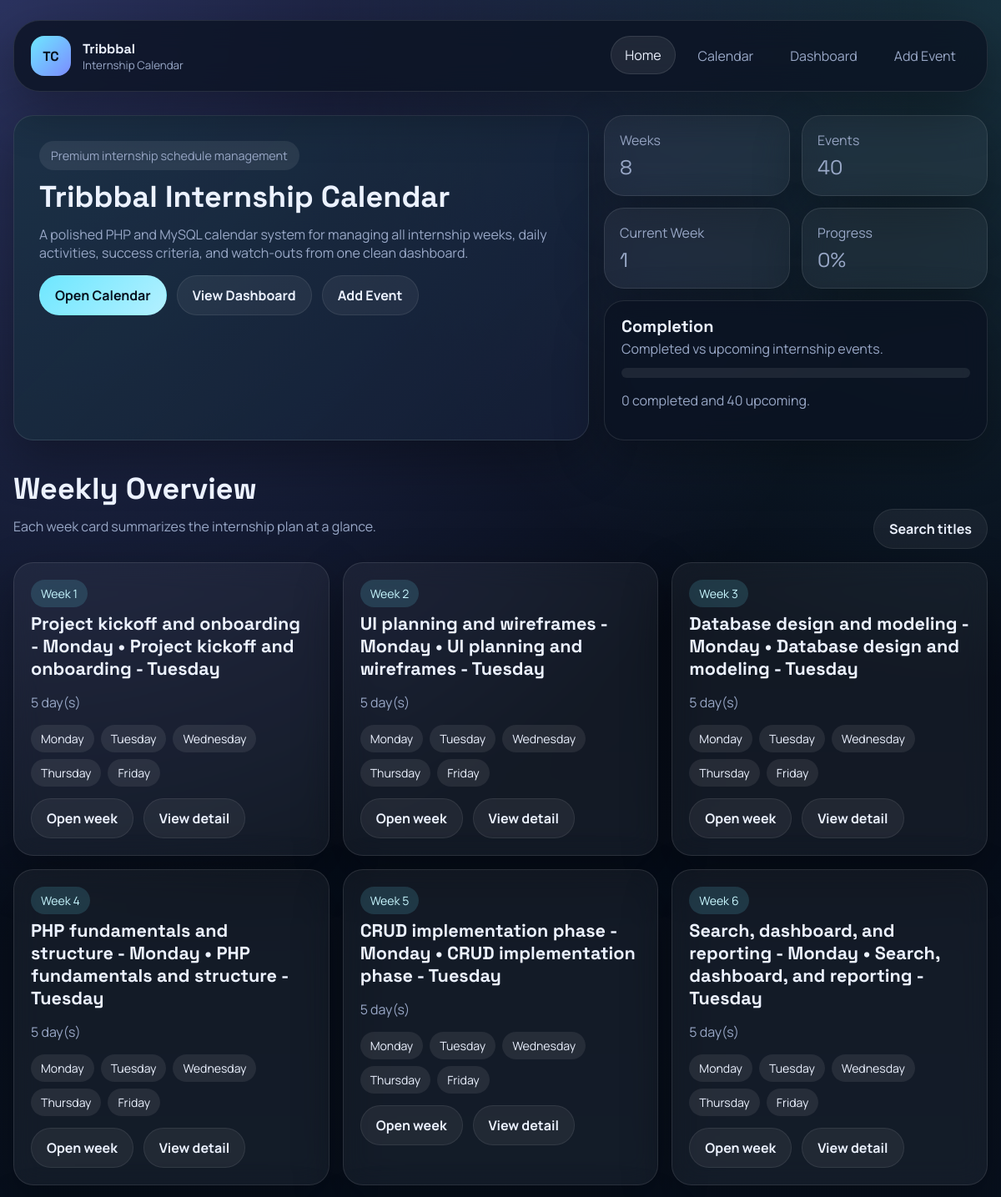
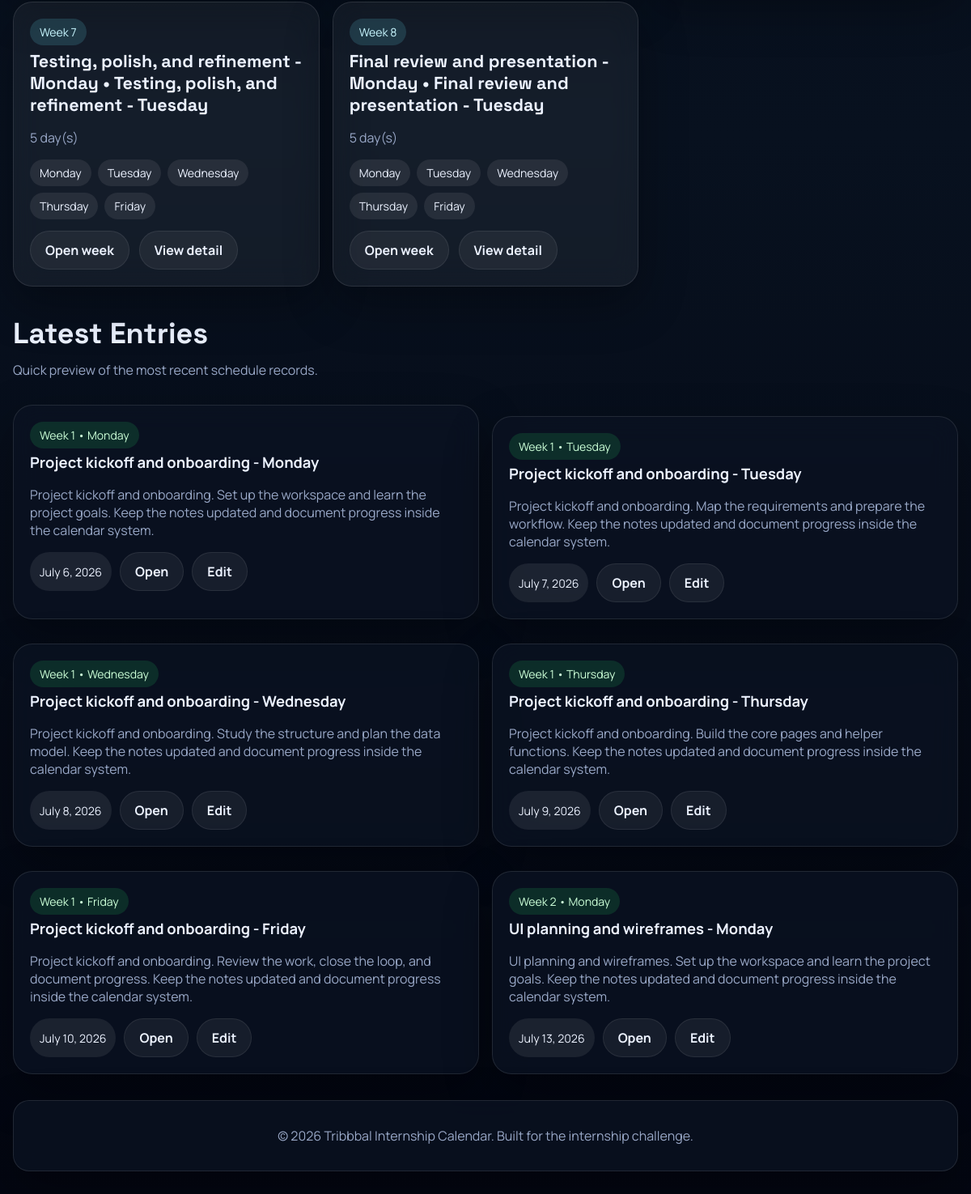
The page / on the database its author committed (2 pictures, top to bottom).
### tables this page shows
CREATE TABLE calendar_events (
    id INT AUTO_INCREMENT PRIMARY KEY,
    week INT NOT NULL,
    day VARCHAR(20) NOT NULL,
    title VARCHAR(255) NOT NULL,
    description TEXT NOT NULL,
    success_criteria TEXT NOT NULL,
    traps TEXT DEFAULT NULL,
    event_date DATE NOT NULL,
    created_at TIMESTAMP DEFAULT CURRENT_TIMESTAMP
);

### includes/functions.php (called while the page is built, shortened)
<?php
function app_db(): mysqli
{
    static $connection = null;
    if ($connection instanceof mysqli) {
        return $connection;
    }
    try {
        $connection = mysqli_connect(DB_HOST, DB_USER, DB_PASS, DB_NAME);
    } catch (mysqli_sql_exception $e) {
        http_response_code(500);
        die(
            'Database connection failed. ' .
            'Create the `internship_app` MySQL user, import `sql/internship_calendar.sql`, ' .
            'and update `config/database.php`. ' .
            'Details: ' . htmlspecialchars($e->getMessage(), ENT_QUOTES, 'UTF-8')
        );
    }
    mysqli_set_charset($connection, 'utf8mb4');
    return $connection;
}
function app_escape(?string $value): string
{
    return htmlspecialchars(trim((string) $value), ENT_QUOTES, 'UTF-8');
}
function app_text_lines(?string $text): array
{
    $text = trim((string) $text);
    $text = str_replace(["\r\n", "\r"], "\n", $text);
    return array_values(array_filter(array_map('trim', explode("\n", $text))));
}
function app_text_preview(?string $text, int $limit = 120): string
{
    $lines = app_text_lines($text);
    $preview = implode(' ', array_slice($lines, 0, 2));
    return strlen($preview) > $limit ? substr($preview, 0, $limit - 1) . '…' : $preview;
}
function app_format_date(?string $date): string
{
    $timestamp = strtotime($date);
    return $timestamp ? date('F j, Y', $timestamp) : '-';
}
function app_fetch_events(string $search = ''): array
{
    $conn = app_db();
    $sql = 'SELECT * FROM calendar_events';
    $sql .= ' ORDER BY event_date ASC, week ASC, day ASC, id ASC';
    $result = mysqli_query($conn, $sql);
    $events = [];
    if ($result instanceof mysqli_result) {
        while ($row = mysqli_fetch_assoc($result)) {
            $events[] = $row;
        }
    }
    return $events;
}
function app_event_weeks(array $events): array
{
    $weeks = [];
    foreach ($events as $event) {
        $week = (int) $event['week'];
        if (!isset($weeks[$week])) {
            $weeks[$week] = [];
        }
        $weeks[$week][] = $event;
    }
    ksort($weeks);
    return $weeks;
}
function app_current_week(array $events): int
{
    $today = strtotime(date('Y-m-d'));
    $ranges = [];
    foreach ($events as $event) {
        $week = (int) $event['week'];
        $timestamp = strtotime((string) $event['event_date']);
        if (!isset($ranges[$week])) {
            $ranges[$week] = ['start' => $timestamp, 'end' => $timestamp];
            continue;
        }
        $ranges[$week]['start'] = min($ranges[$week]['start'], $timestamp);
        $ranges[$week]['end'] = max($ranges[$week]['end'], $timestamp);
    }
    ksort($ranges);
    $firstWeek = (int) array_key_first($ranges);
    if ($today < $ranges[$firstWeek]['start']) {
        return $firstWeek;
    }
    return $firstWeek;
}
function app_dashboard_stats(array $events): array
{
    $today = strtotime(date('Y-m-d'));
    $totalEvents = count($events);
    $completed = 0;
    $upcoming = 0;
    foreach ($events as $event) {
        $timestamp = strtotime((string) $event['event_date']);
        if ($timestamp < $today) {
            $completed++;
        } else {
            $upcoming++;
        }
    }
    return [
        'total_weeks' => count(array_unique(array_map(static fn(array $event): int => (int) $event['week'], $events))),
        'total_days' => $totalEvents,
        'total_events' => $totalEvents,
        'current_week' => app_current_week($events),
        'completed_events' => $completed,
        'upcoming_events' => $upcoming,
        'progress_percent' => $totalEvents > 0 ? (int) round(($completed / $totalEvents) * 100) : 0,
    ];
}
function app_week_card_summary(array $events): array
{
    $summaries = [];
    $grouped = app_event_weeks($events);
    foreach ($grouped as $week => $items) {
        $titles = array_map(static fn(array $item): string => $item['title'], $items);
        $days = array_map(static fn(array $item): string => $item['day'], $items);
        $summaries[] = [
            'week' => (int) $week,
            'count' => count($items),
            'days' => implode(', ', array_values(array_unique($days))),
            'titles' => implode(' • ', array_slice($titles, 0, 2)),
            'range_start' => $items[0]['event_date'],
            'range_end' => $items[count($items) - 1]['event_date'],
        ];
    }
    return $summaries;
}

### index.php (the view, shortened to what this page needs)
<?php
require_once __DIR__ . '/includes/functions.php';
$events = app_fetch_events();
$stats = app_dashboard_stats($events);
$weekCards = app_week_card_summary($events);
$latestEvents = array_slice($events, 0, 6);
require_once __DIR__ . '/includes/header.php';
?>
<section class="hero">
    <div class="hero-panel">
        <span class="eyebrow">Premium internship schedule management</span>
        <h1>Tribbbal Internship Calendar</h1>
        <p>
            A polished PHP and MySQL calendar system for managing all internship weeks, daily activities,
            success criteria, and watch-outs from one clean dashboard.
        </p>
        <div class="hero-actions">
            <a class="btn" href="calendar.php">Open Calendar</a>
            <a class="ghost-btn" href="dashboard.php">View Dashboard</a>
            <a class="ghost-btn" href="add-event.php">Add Event</a>
        </div>
    </div>
    <div class="hero-aside">
        <div class="metric-grid">
            <article class="metric">
                <span class="metric-label">Weeks</span>
                <p class="metric-value"><?= (int) $stats['total_weeks'] ?></p>
            </article>
            <article class="metric">
                <span class="metric-label">Events</span>
                <p class="metric-value"><?= (int) $stats['total_events'] ?></p>
            </article>
            <article class="metric">
                <span class="metric-label">Current Week</span>
                <p class="metric-value"><?= (int) $stats['current_week'] ?></p>
            </article>
            <article class="metric">
                <span class="metric-label">Progress</span>
                <p class="metric-value"><?= (int) $stats['progress_percent'] ?>%</p>
            </article>
        </div>
        <div class="panel progress-card">
            <div class="section-header" style="margin-bottom: 8px;">
                <div>
                    <h2 class="section-title" style="font-size: 1.25rem; margin: 0;">Completion</h2>
                    <p class="section-subtitle" style="margin: 6px 0 0;">Completed vs upcoming internship events.</p>
                </div>
            </div>
            <div class="progress-track" aria-hidden="true">
            </div>
            <p class="helper-copy"><?= (int) $stats['completed_events'] ?> completed and <?= (int) $stats['upcoming_events'] ?> upcoming.</p>
        </div>
    </div>
</section>
<section class="section">
    <div class="section-header">
        <div>
            <h2 class="section-title">Weekly Overview</h2>
            <p class="section-subtitle">Each week card summarizes the internship plan at a glance.</p>
        </div>
        <a class="ghost-btn" href="search.php">Search titles</a>
    </div>
    <?php if ($weekCards): ?>
        <div class="grid week-grid">
            <?php foreach ($weekCards as $week): ?>
                <article class="card">
                    <span class="pill accent">Week <?= (int) $week['week'] ?></span>
                    <h3 class="card-title"><?= app_escape($week['titles'] !== '' ? $week['titles'] : 'No title available') ?></h3>
                    <p class="card-meta"><?= (int) $week['count'] ?> day(s)</p>
                    <div class="card-days">
                        <?php foreach (array_slice(explode(', ', $week['days']), 0, 5) as $day): ?>
                            <span class="pill"><?= app_escape($day) ?></span>
                        <?php endforeach; ?>
                    </div>
                    <div class="toolbar">
                        <a class="ghost-btn" href="calendar.php?week=<?= (int) $week['week'] ?>">Open week</a>
                        <a class="ghost-btn" href="event.php?week=<?= (int) $week['week'] ?>">View detail</a>
                    </div>
                </article>
            <?php endforeach; ?>
        </div>
    <?php endif; ?>
</section>
<section class="section">
    <div class="section-header">
        <div>
            <h2 class="section-title">Latest Entries</h2>
            <p class="section-subtitle">Quick preview of the most recent schedule records.</p>
        </div>
    </div>
    <?php if ($latestEvents): ?>
        <div class="grid calendar-grid">
            <?php foreach ($latestEvents as $event): ?>
                <article class="timeline-event" data-event-date="<?= app_escape($event['event_date']) ?>">
                    <span class="pill success">Week <?= (int) $event['week'] ?> • <?= app_escape($event['day']) ?></span>
                    <h3 class="timeline-title"><?= app_escape($event['title']) ?></h3>
                    <p class="timeline-desc"><?= app_escape(app_text_preview($event['description'], 170)) ?></p>
                    <div class="timeline-meta">
                        <span class="pill"><?= app_format_date($event['event_date']) ?></span>
                        <a class="ghost-btn" href="event.php?id=<?= (int) $event['id'] ?>">Open</a>
                        <a class="ghost-btn" href="edit-event.php?id=<?= (int) $event['id'] ?>">Edit</a>
                    </div>
                </article>
            <?php endforeach; ?>
        </div>
    <?php endif; ?>
</section>
<?php require_once __DIR__ . '/includes/footer.php'; ?>

### includes/header.php (shortened to what this page needs)
<?php
require_once __DIR__ . '/functions.php';
$bodyClass = $bodyClass ?? '';
$currentPage = basename($_SERVER['PHP_SELF']);
$navItems = [
    ['label' => 'Home', 'href' => 'index.php'],
    ['label' => 'Calendar', 'href' => 'calendar.php'],
    ['label' => 'Dashboard', 'href' => 'dashboard.php'],
    ['label' => 'Add Event', 'href' => 'add-event.php'],
];
?>
<!DOCTYPE html>
<html lang="en">
<head>
    <link rel="stylesheet" href="assets/css/style.css">
</head>
<body class="<?= app_escape($bodyClass) ?>">
<div class="page-shell">
    <header class="site-header">
        <a class="brand" href="index.php">
            <span class="brand-mark">TC</span>
            <span>
                <strong>Tribbbal</strong>
                <small>Internship Calendar</small>
            </span>
        </a>
        <nav class="site-nav" data-nav>
            <?php foreach ($navItems as $item): ?>
                <a class="<?= $currentPage === $item['href'] ? 'active' : '' ?>" href="<?= $item['href'] ?>">
                    <?= app_escape($item['label']) ?>
                </a>
            <?php endforeach; ?>
        </nav>
    </header>
    <main class="main-content">

### includes/footer.php (shortened to what this page needs)
    </main>
    <footer class="site-footer">
        <p>&copy; <?= date('Y') ?> Tribbbal Internship Calendar. Built for the internship challenge.</p>
    </footer>
</div>
</body>
</html>

### rows shown on the page
calendar_events: week "8", id "40"
calendar_events: week "1", titles "Project kickoff and onboarding - Monday • Project kickoff and onboarding - Tuesday", id "5", day "Monday", day "Tuesday", day "Wednesday", day "Thursday", day "Friday", title "Project kickoff and onboarding - Friday", description "Project kickoff and onboarding. Review the work, close the loop, and document progress. Keep the notes updated and document progress inside the calendar system.", event_date "July 10, 2026"
calendar_events: week "1", day "Monday", title "Project kickoff and onboarding - Monday", description "Project kickoff and onboarding. Set up the workspace and learn the project goals. Keep the notes updated and document progress inside the calendar system.", event_date "July 6, 2026"
calendar_events: week "1", day "Tuesday", title "Project kickoff and onboarding - Tuesday", description "Project kickoff and onboarding. Map the requirements and prepare the workflow. Keep the notes updated and document progress inside the calendar system.", event_date "July 7, 2026"
calendar_events: week "1", day "Wednesday", title "Project kickoff and onboarding - Wednesday", description "Project kickoff and onboarding. Study the structure and plan the data model. Keep the notes updated and document progress inside the calendar system.", event_date "July 8, 2026"
calendar_events: week "1", day "Thursday", title "Project kickoff and onboarding - Thursday", description "Project kickoff and onboarding. Build the core pages and helper functions. Keep the notes updated and document progress inside the calendar system.", event_date "July 9, 2026"
calendar_events: week "2", day "Monday", title "UI planning and wireframes - Monday", description "UI planning and wireframes. Set up the workspace and learn the project goals. Keep the notes updated and document progress inside the calendar system.", event_date "July 13, 2026"

### other values the page prints
app_escape($item['label']) "Home"
app_escape($item['label']) "Calendar"
app_escape($item['label']) "Dashboard"
app_escape($item['label']) "Add Event"
$stats['current_week'] "1"
$stats['progress_percent'] "0"
$stats['completed_events'] "0"
$week['week'] "2"
$week['count'] "5"
app_escape($day) "Monday"
app_escape($day) "Tuesday"
app_escape($day) "Wednesday"
app_escape($day) "Thursday"
app_escape($day) "Friday"
$week['week'] "3"
